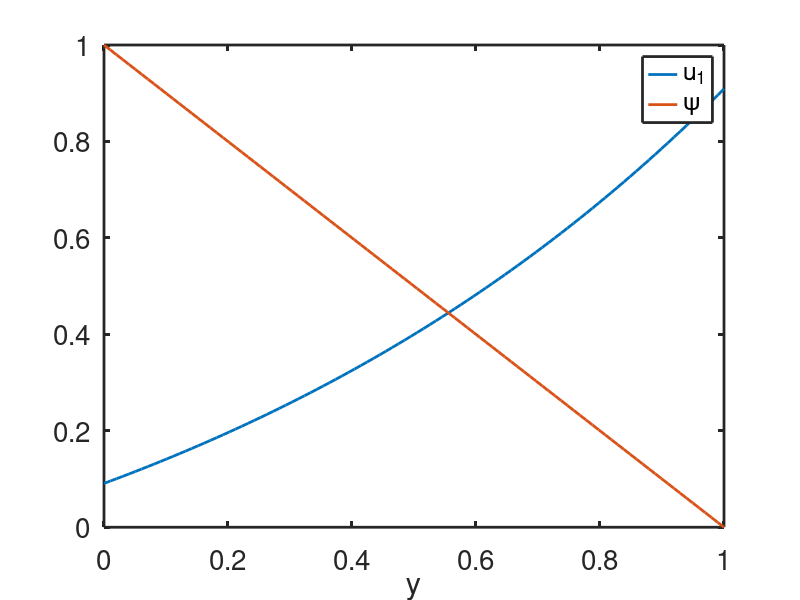
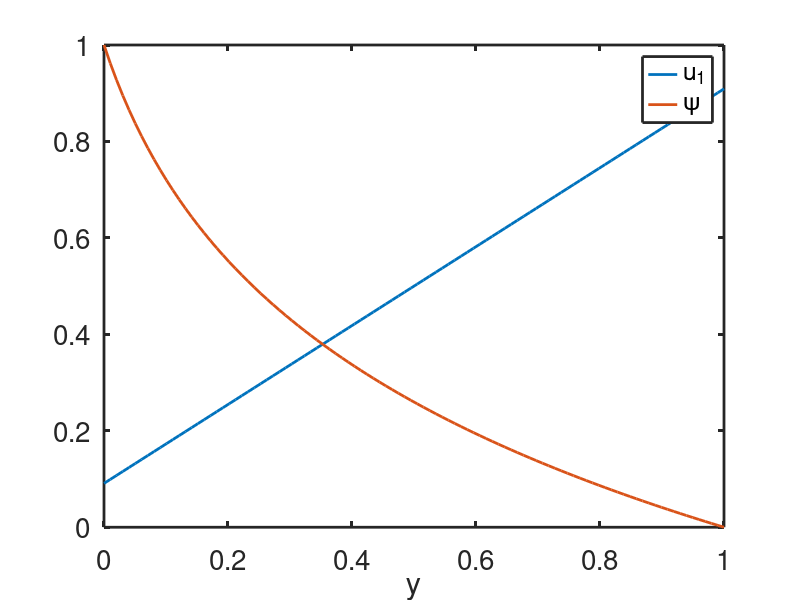

Here is the MATLAB script that generated these plots, in order:
%  -------------------------------------------------------------------
%
%   Plot profiles from the PNP equations.
%
%   For Chapter 3, Section 3.3.1 of
%   Keener and Sneyd, Mathematical Physiology, 3rd Edition, Springer.
% 
%   Written by James Keener and James Sneyd
% 
%  ------------------------------------------------------------------- 

clear all
close all
clc
set(0,                           ...
   'defaultaxesfontsize', 20,   ...
   'defaultaxeslinewidth', 2.0, ...
   'defaultlinelinewidth', 2.0);


y = linspace(0,1,100);
ui = 50/550;
ue = 500/550;
v = 1;
J1 = v*(ui - ue*exp(-v))/(1-exp(-v));
K1 = ui - J1/v;

cprofile = J1/v + K1*exp(v*y);
vprofile= v-v*y;
profilex = y;
cprofilelong = ui +(ue-ui)*y;
vprofilelong = -(v/log(ue/ui))*log(ui/ue + (1-ui/ue)*y);

figure(1)
    plot(y,cprofile,y,vprofile)
    xlabel('y')
    legend('u_1','\psi')

figure(2)
    plot(y,cprofilelong,y,vprofilelong)
    xlabel('y')
    legend('u_1','\psi')
